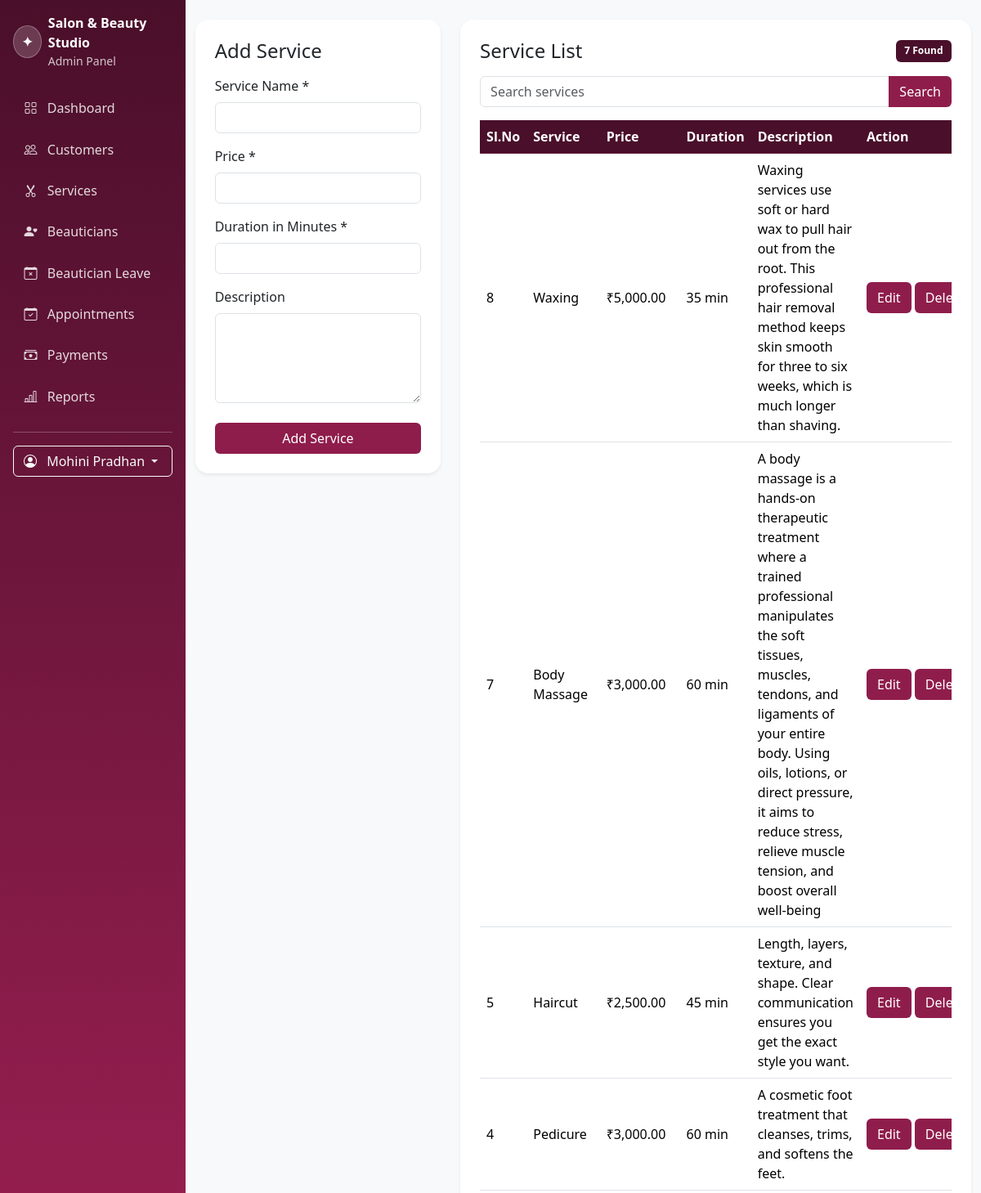
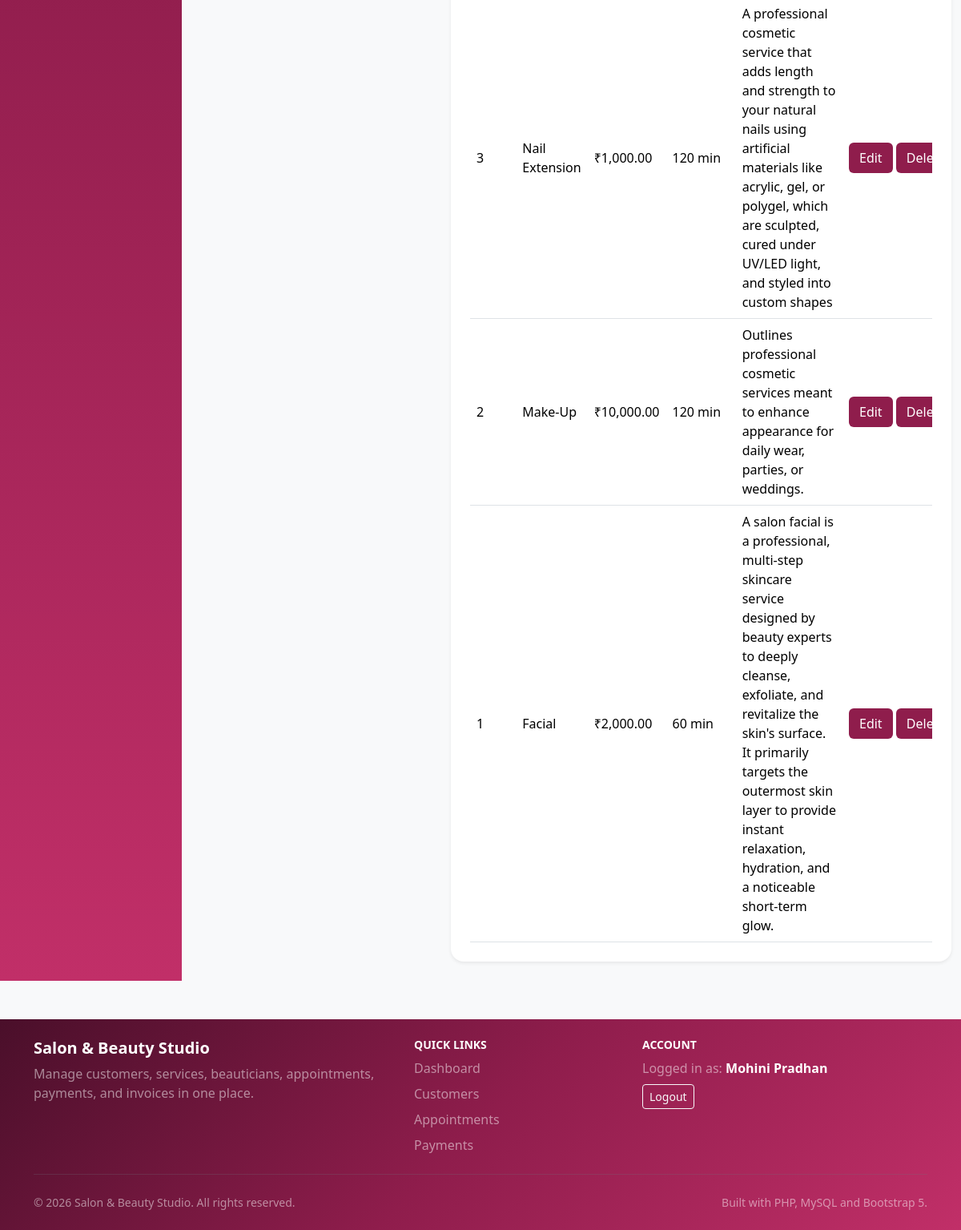
The page /services/index.php (signed in) on the database its author committed (2 pictures, top to bottom).
### tables this page shows
CREATE TABLE `services` (
  `id` int(10) UNSIGNED NOT NULL,
  `service_name` varchar(120) NOT NULL,
  `price` decimal(10,2) NOT NULL,
  `duration` int(10) UNSIGNED NOT NULL COMMENT 'Duration in minutes',
  `description` text DEFAULT NULL,
  `created_at` timestamp NOT NULL DEFAULT current_timestamp(),
  `updated_at` timestamp NOT NULL DEFAULT current_timestamp() ON UPDATE current_timestamp()
);

### includes/auth.php (called while the page is built, shortened)
<?php
    function e(?string $text): string{
        return htmlspecialchars((string) $text, ENT_QUOTES, 'UTF-8');
    }

### services/index.php (the view, shortened to what this page needs)
<?php
    require_once __DIR__ . '/../config/database.php';
    require_once __DIR__ . '/../includes/auth.php';
    $serviceName = '';
    $price = '';
    $duration = '';
    $description = '';
    $search = trim($_GET['search'] ?? '');
    if ($search !== '') {
        $getServices = $pdo->prepare(
            'SELECT *
            FROM services
            WHERE service_name LIKE :service_search
            ORDER BY id DESC'
        );
        $getServices->execute([
            'service_search' => '%' . $search . '%'
        ]);
        $services = $getServices->fetchAll();
    } else {
        $getServices = $pdo->query(
            'SELECT *
            FROM services
            ORDER BY id DESC'
        );
        $services = $getServices->fetchAll();
    }
?>
<?php
    require_once __DIR__ . "/../includes/header.php";
?>
<div class="container py-4">
    <div class="row g-4">
        <div class="col-lg-4">
            <div class="card border-0 shadow-sm">
                <div class="card-body p-4">
                    <h1 class="h4 mb-3">Add Service</h1>
                    <form method="POST">
                        <div class="mb-3">
                            <label for="service_name" class="form-label">
                                Service Name *
                            </label>
                            <input
                                type="text"
                                class="form-control"
                                id="service_name"
                                name="service_name"
                                value="<?= e($serviceName) ?>"
                                required
                            >
                        </div>
                        <div class="mb-3">
                            <label for="price" class="form-label">
                                Price *
                            </label>
                            <input
                                type="number"
                                class="form-control"
                                id="price"
                                name="price"
                                value="<?= e($price) ?>"
                                min="0"
                                step="0.01"
                                required
                            >
                        </div>
                        <div class="mb-3">
                            <label for="duration" class="form-label">
                                Duration in Minutes *
                            </label>
                            <input
                                type="number"
                                class="form-control"
                                id="duration"
                                name="duration"
                                value="<?= e($duration) ?>"
                                min="1"
                                step="1"
                                required
                            >
                        </div>
                        <div class="mb-4">
                            <label for="description" class="form-label">
                                Description
                            </label>
                            <textarea
                                class="form-control"
                                id="description"
                                name="description"
                                rows="4"
                            ><?= e($description) ?></textarea>
                        </div>
                        <button type="submit" class="btn text-white" style="background-color: #8f1d4c; width: 100%;">
                            Add Service
                        </button>
                    </form>
                </div>
            </div>
        </div>
        <div class="col-lg-8">
            <div class="card border-0 shadow-sm">
                <div class="card-body p-4">
                    <div class="d-flex justify-content-between align-items-center mb-3">
                        <h2 class="h4 mb-0">Service List</h2>
                        <span class="badge text-white" style="background-color: #4a0f2a;">
                            <?= count($services) ?> Found
                        </span>
                    </div>
                    <form method="GET" class="mb-3">
                        <div class="input-group">
                            <input
                                type="search"
                                class="form-control"
                                name="search"
                                placeholder="Search services"
                                value="<?= e($search) ?>"
                            >
                            <button type="submit" class="btn text-white" style="background-color: #8f1d4c;">
                                Search
                            </button>
                        </div>
                    </form>
                    <div class="table-responsive">
                        <table class="table table-hover align-middle mb-0">
                            <thead class="table-dark">
                                <tr>
                                    <th>Sl.No</th>
                                    <th>Service</th>
                                    <th>Price</th>
                                    <th>Duration</th>
                                    <th>Description</th>
                                    <th>Action</th>
                                </tr>
                            </thead>
                            <tbody>
                                <?php if (empty($services)): ?>
                                    <tr>
                                        <td colspan="6" class="text-center text-muted py-4">
                                            No services found.
                                        </td>
                                    </tr>
                                <?php else: ?>
                                    <?php foreach ($services as $service): ?>
                                        <tr>
                                            <td><?= (int) $service['id'] ?></td>
                                            <td><?= e($service['service_name']) ?></td>
                                            <td>
                                                ₹<?= e(number_format(
                                                    (float) $service['price'],
                                                    2
                                                )) ?>
                                            </td>
                                            <td>
                                                <?= (int) $service['duration'] ?> min
                                            </td>
                                            <td><?= e($service['description'] ?? '-') ?></td>
                                            <td class="text-nowrap">
                                                <a href="<?= BASE_URL ?>/services/edit.php?id=<?= (int) $service['id'] ?>" class="btn text-white" style="background-color: #8f1d4c;">
                                                    Edit
                                                </a>
                                                 <form method="POST" action="<?= BASE_URL ?>/services/delete.php" class="d-inline" onsubmit="return confirm('Are you sure you want to delete this service?');">
                                                    <button type="submit" class="btn text-white" style="background-color: #8f1d4c;">
                                                        Delete
                                                    </button>
                                                </form>
                                            </td>
                                        </tr>
                                    <?php endforeach; ?>
                                <?php endif; ?>
                            </tbody>
                        </table>
                    </div>
                </div>
            </div>
        </div>
    </div>
</div>
</body>
</html>
<?php require_once __DIR__ . '/../includes/footer.php'; ?>

### assets/css/style.css (style rules this page uses)
:root { --salon-primary: #8f1d4c; --salon-primary-dark: #4a0f2a; --salon-pink: #c12f68; --salon-soft: #fff4f8; }
body { min-height: 100vh; color: #2d2430; background: #f8f9fa; }
.card { border-radius: 1rem; transition: transform 0.18s ease, box-shadow 0.18s ease; }
.table-dark { --bs-table-bg: var(--salon-primary-dark); --bs-table-border-color: #68203c; }
.badge { padding: 0.45rem 0.65rem; font-weight: 600; }

### includes/header.php (style rules this page uses)
body { background: #f8f9fa; }

### rows shown on the page
services: id "8", service_name "Waxing", price "5,000.00", duration "35", description "Waxing services use soft or hard wax to pull hair out from the root. This professional hair removal method keeps skin smooth for three to six weeks, which is much longer than shaving."
services: id "7", service_name "Body Massage", price "3,000.00", duration "60", description "A body massage is a hands-on therapeutic treatment where a trained professional manipulates the soft tissues, muscles, tendons, and ligaments of your entire body. Using oils, lotions, or direct pressure, it aims to reduce stress, relieve muscle tension, and boost overall well-being"
services: id "5", service_name "Haircut", price "2,500.00", duration "45", description "Length, layers, texture, and shape. Clear communication ensures you get the exact style you want."
services: id "4", service_name "Pedicure", price "3,000.00", duration "60", description "A cosmetic foot treatment that cleanses, trims, and softens the feet."
services: id "3", service_name "Nail Extension", price "1,000.00", duration "120", description "A professional cosmetic service that adds length and strength to your natural nails using artificial materials like acrylic, gel, or polygel, which are sculpted, cured under UV/LED light, and styled into custom shapes"
services: id "2", service_name "Make-Up", price "10,000.00", duration "120", description "Outlines professional cosmetic services meant to enhance appearance for daily wear, parties, or weddings."
services: id "1", service_name "Facial", price "2,000.00", duration "60", description "A salon facial is a professional, multi-step skincare service designed by beauty experts to deeply cleanse, exfoliate, and revitalize the skin's surface. It primarily targets the outermost skin layer to provide instant relaxation, hydration, and a noticeable short-term glow."

### other values the page prints
APP_NAME "Salon & Beauty Studio"
$_SESSION['user_name'] "Mohini Pradhan"
count($services) "7"
